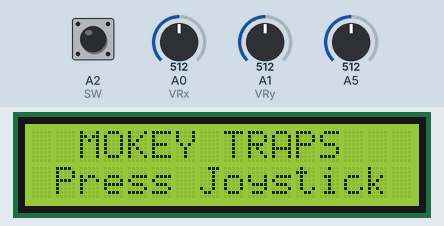
The sketch below on a simulated Arduino Uno, built with avr-gcc and run on an emulated ATmega328P. Shown: 16×2 character LCD. The test bench sets the inputs (shaded band); at power-on: A2 (SW) HIGH, A0 (VRx) = 512, A1 (VRy) = 512, A5 = 512. Random numbers use the default seed unless the sketch sets one.

Above: at 0.8 s.
0.9 s: A2 (SW) pulled LOW for 0.15 s
At 1.6 s:
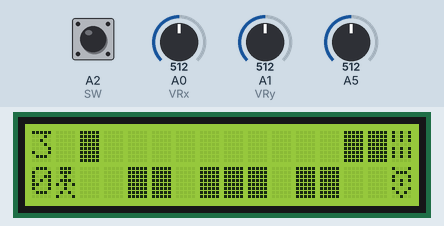
At 3.4 s:
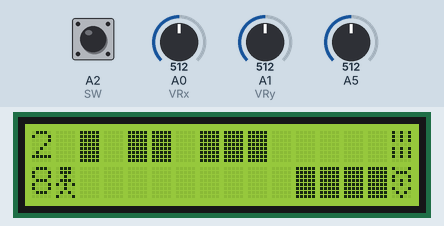
4.0 s: A0 (VRx) set to 599
7.0 s: A0 (VRx) set to 624
At 8.8 s:
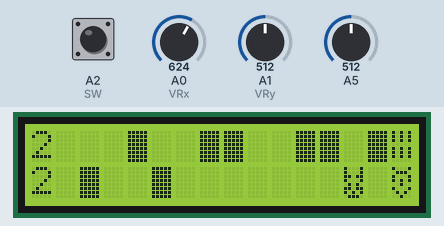
9.0 s: A1 (VRy) set to 430
12.0 s: A1 (VRy) set to 403
13.5 s: A2 (SW) pulled LOW for 1 s
At 13.9 s:
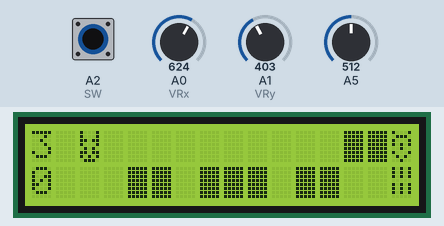
Timing chart, 0 to 16.5 s (numbered marks = the images above; inputs shaded):
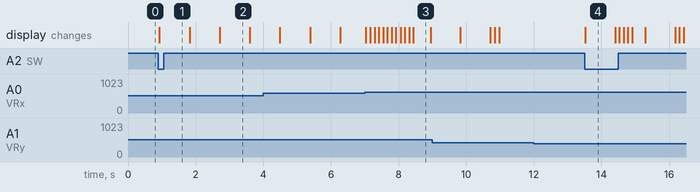

Measured:
- the behaviour switches between 611 and 612 on A0 (VRx) (found by bisection; images 2 and 3)
- after the input at 0.9 s, the display: changes at once (image 1)
- after the input at 12.0 s, every drawn part: stays the same
- after the input at 13.5 s, the display: changes at once (image 4)
- what the display in image 2 shows lasts 0.9 s, from 2.7 s to 3.6 s
- what the display in image 3 shows lasts 0.5 s, from 8.4 s to 8.9 s

The sketch:

p4.ino
```cpp
/**
  Videoxogo para Arduino: Monkey Traps
  Autor: Miguel Blanco Godón
  */

#include <LiquidCrystal.h>

#define VRx A0
#define VRy A1
#define SW A2
#define LCD_CONTRAST 6
#define MONKE_CHAR 1
#define BANANAS_CHAR 2
#define TIGER_CHAR 3
#define TRAP_CHAR 4
#define TRAPPED_MONKE_CHAR 5
#define BLANK ' '
#define MONKE "M O N K E Y"
#define DELAY 1000/8 // intervalo de actualización do lcd

void update_time(void);
void clear_lcd(void);
void update_level(void);
void greetings(void);
void happy(void);
void trapped(void);
void died(void);
void reset_game(void);

// inicio lcd e asignación de pins
LiquidCrystal lcd(8,9,5,4,3,2);

const byte monke[8] = {0b01110, 0b01110, 0b00100, 0b01110, 0b10101, 0b00100, 0b01010, 0b10001};
const byte bananas[8] = {0b10101, 0b10101, 0b10101, 0b00000, 0b10101, 0b10101, 0b10101, 0b00000};
const byte tiger[8] = {0b10001, 0b01110, 0b10001, 0b10101, 0b00100, 0b10001, 0b01010, 0b00100};
const byte trap[8] = {0b11111, 0b11111, 0b11111, 0b11111, 0b11111, 0b11111, 0b11111, 0b11111};
const byte trapped_monke[8] = {0b10001, 0b10001, 0b11011, 0b10001, 0b01010, 0b11011, 0b10101, 0b01110};
const byte traps_vx[10] = {2, 4, 5, 7, 8, 9, 11, 12, 13, 14}; // posición das trampas en X
byte traps_vy[10]; // posición das trampas en Y
byte monke_vx; // posición do mono en X
byte monke_vy; // posición do mono en Y
bool banana_vy;
bool is_trapped;
byte time_left;
byte cicles; // conta ciclos de DELAY ata pasar un segundo

void setup(void)
{
	// configuracion de pins
	pinMode(SW, INPUT_PULLUP);
	// configuración do lcd
	lcd.createChar(MONKE_CHAR, monke);
	lcd.createChar(BANANAS_CHAR, bananas);
	lcd.createChar(TIGER_CHAR, tiger);
	lcd.createChar(TRAP_CHAR, trap);
	lcd.createChar(TRAPPED_MONKE_CHAR, trapped_monke);
	lcd.begin(16,2);
	analogWrite(LCD_CONTRAST, 60);
	greetings();
	// espérase a premer o botón do joystick
	while (digitalRead(SW) != LOW) {
		;
	}
	clear_lcd();
	// comeza o xogo
	reset_game();
}

void loop(void)
{
	// caso: o mono chega ao final
	if (monke_vx == 0xF) {
		if (monke_vy == banana_vy) {
			happy();
		} else {
			died();
		}
		// o xogo ten retry ao rematar cada nivel, premendo o botón
		while (digitalRead(SW) != LOW) {
			;
		}
		reset_game();
	}
	// actualiza o reloxo e as trampas
	if (cicles == 0x7) {
		cicles = 0x0;
		// se se esgota o tempo, remátase o xogo
		if (time_left == 0x0) {
			trapped();
			while (digitalRead(SW) != LOW) {
				;
			}
			reset_game();
		} else {
			time_left--;
		}
		update_time();
		update_level();
	}
	cicles++;
	// se non está preso, o mono móvese ao mover o joystick
	if (!is_trapped) {
		// limpa a posición do mono
		lcd.setCursor(monke_vx, monke_vy);
		lcd.write(BLANK);
		if (analogRead(VRx) < 413 && monke_vx > 0x1) {
			monke_vx--;
		}
		if (analogRead(VRx) > 611 && monke_vx < 0xF) {
			monke_vx++;
		}
		if (analogRead(VRy) < 413) {
			monke_vy = 0;
		}
		if (analogRead(VRy) > 611) {
			monke_vy = 1;
		}
		lcd.setCursor(monke_vx, monke_vy);
		// comproba se hai colisión con algunha trampa
		for (byte b = 0x0; b < 0xA; b++) {
			if (monke_vx == traps_vx[b] && monke_vy == traps_vy[b]) {
				is_trapped = true;
				break;
			}
		}
		// pinta a trampa se se dá o caso
		if (is_trapped) {
			lcd.write(TRAPPED_MONKE_CHAR);
			// se queda preso o tigre pasa á súa fila
			banana_vy = !monke_vy;
			lcd.setCursor(15, banana_vy);
			lcd.write(BANANAS_CHAR);
			lcd.setCursor(15, !banana_vy);
			lcd.write(TIGER_CHAR);
		} else {
			lcd.write(MONKE_CHAR);
		}
	}
	// o xogo só se actualiza cada 1/8 de segundo
	delay(DELAY);
}

// devolve o xogo aos valores por defecto para permitir a rexogabilidade
void reset_game(void)
{
	// inicio da semente pseudoaleatoria cada partida
	randomSeed(analogRead(A5));
	monke_vx = 0b1;
	monke_vy = 0b1;
	time_left = 0x1E;
	cicles = 0x0;
	is_trapped = false;
	clear_lcd();
	banana_vy = 0;
	lcd.setCursor(15, banana_vy);
	lcd.write(BANANAS_CHAR);
	lcd.setCursor(15, !banana_vy);
	lcd.write(TIGER_CHAR);
	// as posicións en Y das trampas calcúlanse de xeito aleatorio
	for (byte b = 0x0; b < 0xA; b++) {
		traps_vy[b] = random(1,3)>1;
	}
	update_time();
	update_level();
}

// actualiza o tempo do xogo
void update_time(void)
{
	lcd.setCursor(0,0);
	// decenas
	lcd.print(time_left/10);
	lcd.setCursor(0,1);
	// unidades
	lcd.print(time_left-time_left/10*10);
}

// actualiza as trampas e o mono
void update_level(void)
{
	for (byte b = 0x0; b < 0xA; b++) {
		lcd.setCursor(traps_vx[b], 0);
		lcd.print(BLANK);
		lcd.setCursor(traps_vx[b], 1);
		lcd.print(BLANK);
		// valores actualizanse aleatoriamente
		traps_vy[b] = random(1,3)>1;
		lcd.setCursor(traps_vx[b], traps_vy[b]);
		// se ta preso e cambia a trampa, libérase
		if (is_trapped && monke_vx == traps_vx[b]) {
			if (monke_vy != traps_vy[b]) {
				is_trapped = false;
				lcd.write(TRAP_CHAR);
			} else {
				lcd.write(TRAPPED_MONKE_CHAR);
			}
		} else {
			lcd.write(TRAP_CHAR);
		}
	}
}

// limpa o lcd
void clear_lcd(void)
{
	for (byte b = 0x0; b < 0x10; b++) {
		lcd.setCursor(b, 0);
		lcd.print(BLANK);
		lcd.setCursor(b, 1);
		lcd.print(BLANK);
	}
}

// mensaxe de benvida
void greetings(void)
{
	clear_lcd();
	lcd.setCursor(2, 0);
	lcd.print("MOKEY TRAPS");
	lcd.setCursor(1, 1);
	lcd.print("Press Joystick");
}

// mensaxe de fin de xogo: success
void happy(void)
{
	clear_lcd();
	lcd.setCursor(3, 0);
	lcd.print("H A P P Y");
	lcd.setCursor(2, 1);
	lcd.print(MONKE);
}

// mensaxe de fin de xogo: out of time
void trapped(void)
{
	clear_lcd();
	lcd.setCursor(1, 0);
	lcd.print("T R A P P E D");
	lcd.setCursor(2, 1);
	lcd.print(MONKE);
}

// mensaxe de fin de xogo: morte
void died(void)
{
	clear_lcd();
	lcd.setCursor(4, 0);
	lcd.print("D I E D");
	lcd.setCursor(2, 1);
	lcd.print(MONKE);
}
```
